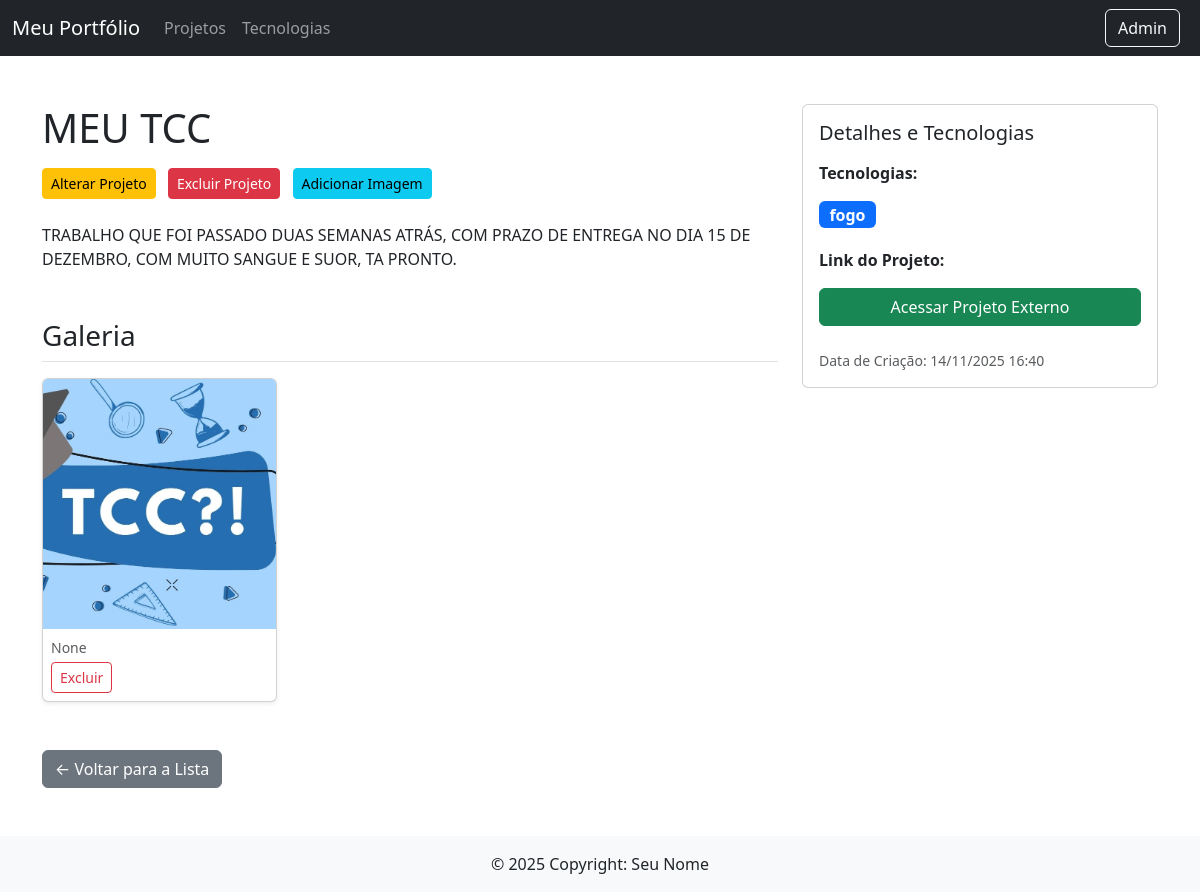
The page /portifolios/3/ on the database its author committed.
### portifolio/models.py (models this page shows, shortened)
class Projeto(models.Model):
    titulo = models.CharField(max_length=200)
    descricao = models.TextField(blank=True, null=True)
    data_criacao = models.DateTimeField(auto_now_add=True)
    link = models.URLField(max_length=300, blank=True, null=True)
    tecnologias = models.ManyToManyField(
        Tecnologia,
        blank=True,
        related_name='projetos'
    )
    class Meta:
        ordering = ['-data_criacao']

class ImagemProjeto(models.Model):
    projeto = models.ForeignKey(
        Projeto,
        on_delete=models.CASCADE,
        related_name='imagens'
    )
    imagem = models.ImageField(upload_to='projetos/galeria/')
    legenda = models.CharField(max_length=200, blank=True, null=True)

class Tecnologia(models.Model):
    nome = models.CharField(max_length=100, unique=True)
    class Meta:
        verbose_name_plural = "Tecnologia"

### portifolio/views.py (the view)
# urls.py: path('<int:projeto_id>/', detalhe_projeto, name='detalhe_projeto'),
def detalhe_projeto(request, projeto_id):
    projeto = get_object_or_404(Projeto, id=projeto_id)
    contexto = {
        'projeto': projeto
    }
    return render(request, 'portifolio/detalhe_projeto.html', contexto)

### portifolio/templates/portifolio/detalhe_projeto.html (shortened to what this page needs)
{% extends "base.html" %}
{% block content %}
<div class="container my-5">
    <div class="row">
        <div class="col-lg-8">
            <h1 class="mb-3">{{ projeto.titulo }}</h1>
            <div class="mb-4">
                <a href="{% url 'portifolio:alterar_projeto' projeto.id %}" class="btn btn-warning btn-sm me-2">Alterar Projeto</a>
                <a href="{% url 'portifolio:excluir_projeto' projeto.id %}" class="btn btn-danger btn-sm me-2">Excluir Projeto</a>
                <a href="{% url 'portifolio:imagem_criar' projeto.id %}" class="btn btn-info btn-sm">Adicionar Imagem</a>
            </div>
            <p class="lead">{{ projeto.descricao|linebreaks }}</p>
            <h3 class="mt-5 mb-3 border-bottom pb-2">Galeria</h3>
            {% if projeto.imagens.all %}
                <div class="row g-3">
                    {% for imagem in projeto.imagens.all %}
                    <div class="col-md-6 col-lg-4">
                        <div class="card shadow-sm">
                            <img src="{{ imagem.imagem.url }}" class="card-img-top" alt="{{ imagem.legenda }}" style="height: 250px; object-fit: cover;">
                            <div class="card-body p-2">
                                <p class="card-text text-muted small mb-0">{{ imagem.legenda }}</p>
                                <a href="{% url 'portifolio:imagem_excluir' imagem.id %}" class="btn btn-outline-danger btn-sm mt-1">Excluir</a>
                            </div>
                        </div>
                    </div>
                    {% endfor %}
                </div>
            {% else %}
                <div class="alert alert-warning">Nenhuma imagem cadastrada para este projeto.</div>
            {% endif %}
            <div class="mt-5">
                <a href="{% url 'portifolio:listar_projetos' %}" class="btn btn-secondary">&larr; Voltar para a Lista</a>
            </div>
        </div>
        <div class="col-lg-4">
            <div class="card mt-4 mt-lg-0 sticky-top" style="top: 20px;">
                <div class="card-body">
                    <h5 class="card-title mb-3">Detalhes e Tecnologias</h5>
                    <p class="fw-bold">Tecnologias:</p>
                    <div class="mb-3">
                        {% for tec in projeto.tecnologias.all %}
                            <span class="badge bg-primary fs-6 me-1 mb-1">{{ tec.nome }}</span>
                        {% endfor %}
                    </div>
                    {% if projeto.link %}
                        <p class="fw-bold mt-3">Link do Projeto:</p>
                        <a href="{{ projeto.link }}" target="_blank" class="btn btn-success w-100">
                            Acessar Projeto Externo
                        </a>
                    {% endif %}
                    <p class="text-muted small mt-4 mb-0">
                        Data de Criação: {{ projeto.data_criacao|date:"d/m/Y H:i" }}
                    </p>
                </div>
            </div>
        </div>
    </div>
</div>
{% endblock %}

### rows shown on the page
Projeto: titulo "MEU TCC", descricao "TRABALHO QUE FOI PASSADO DUAS SEMANAS ATRÁS, COM PRAZO DE ENTREGA NO DIA 15 DE DEZEMBRO, COM MUITO SANGUE E SUOR, TA PRONTO.", data_criacao "14/11/2025 16:40"
ImagemProjeto: imagem (picture), legenda "None"
Tecnologia: nome "fogo"
